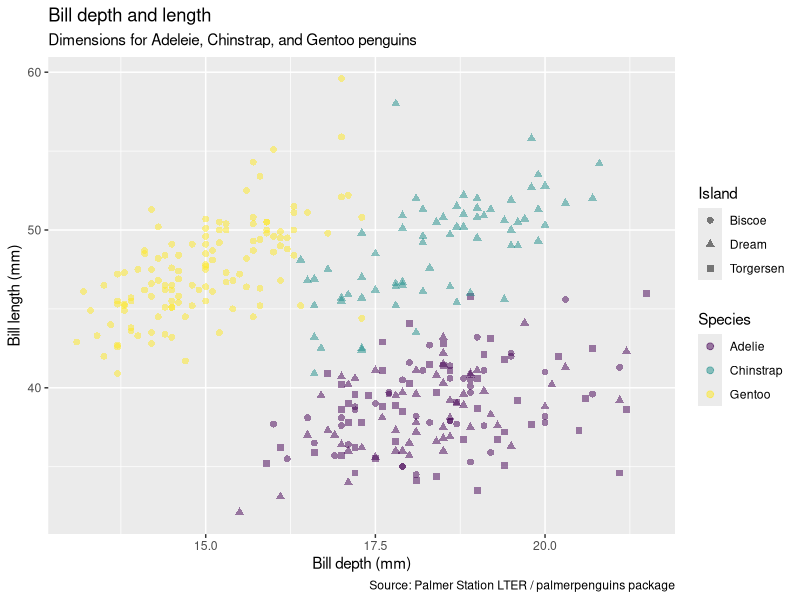

Write R code to recreate this figure.
## This code will be used for completing the in-class assignment for 2026-09-08
##
## Created by: Cameron Nemeth
## Created on: 2026-09-08
## Last updated on: 2026-09-08
################################################################################

# Libraries --------------------------------------------------------------------
# The usual libraries I always add
library(readr)
library(dplyr)
library(ggplot2)
library(tidyverse)
library(readxl)
library(writexl)
library(here)

#Specific libraries for today's class
library(palmerpenguins)

#Glimpse at penguin data
glimpse(penguins)

# Load data --------------------------------------------------------------------
# Never loaded in the data on the lecture
#data <- read_csv(here("Data", "data.csv"))


# Functions --------------------------------------------------------------------
# No need for today's assignment. 

# Data analysis ----------------------------------------------------------------

# Visualize penguin dataframe
# Just playing around with different options Dr. Silbiger showed us
ggplot(data = penguins,
       mapping = aes(x = bill_depth_mm,
       y = bill_length_mm,
       color = species,
       shape = island)) +
  geom_point(size = 2, alpha = 0.5) +
  labs(title = "Bill depth and length",
       subtitle = "Dimensions for Adeleie, Chinstrap, and Gentoo penguins",
       x = "Bill depth (mm)", y = "Bill length (mm)",
       color = "Species",
       shape = "Island",
       caption = "Source: Palmer Station LTER / palmerpenguins package") +
  scale_color_viridis_d()
